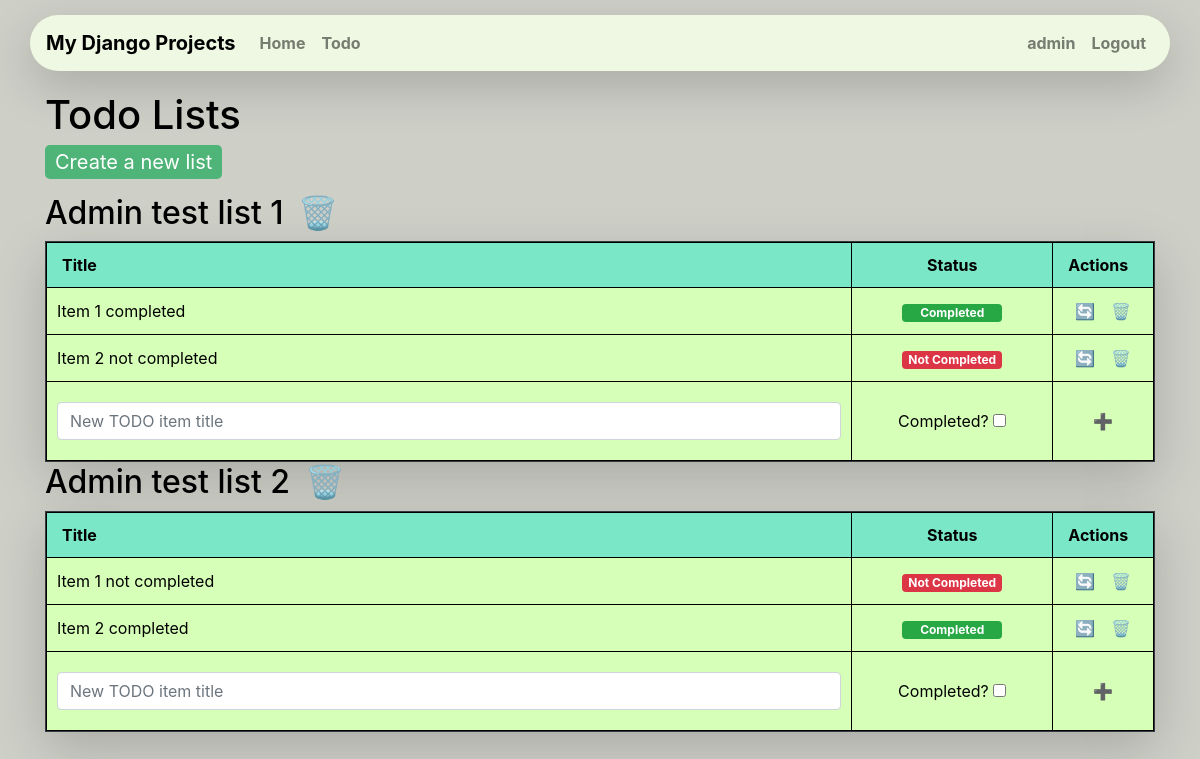
Screenshot of /todos/ (signed in) with the database file from the repository.
### myapp/models.py (models this page shows, shortened)
class TodoList(models.Model):
    user = models.ForeignKey(User, on_delete=models.CASCADE)
    title = models.CharField(max_length=200, verbose_name="List Name")
    created_at = models.DateTimeField(default=timezone.now)

class TodoItem(models.Model):
    todo_list = models.ForeignKey(TodoList, on_delete=models.CASCADE)
    title = models.CharField(max_length=200, verbose_name="Item Name")
    completed = models.BooleanField(default=False)
    created_at = models.DateTimeField(default=timezone.now)

### myapp/views.py (the view)
# urls.py: path("todos/", views.todos, name="todos"),
@login_required
def todos(request):
    user = request.user
    lists = TodoList.objects.filter(user=user)
    items = TodoItem.objects.filter(todo_list__in=lists)
    return render(request, "todos.html", {"todos": items, "lists": lists})

### myapp/templates/todos.html (shortened to what this page needs)
{% extends "base.html" %} {% block title %}Todos{% endblock title %}
{% block content %}
<p>
    <h1>Todo Lists</h1>
    <a class="create-link" href="{% url 'todo_create' %}">Create a new list</a>
</p>
{% for list in lists %}
<h2>
    {{ list.title }}
    <form action="{% url 'delete_todo_list' list.id %}" method="POST" style="display:inline;">
        <button type="submit" onclick="return confirm('Are You sure to remove the list?')">🗑️</button>
    </form>
</h2>
    <div class="table-responsive shadow-lg border border-dark">
        <table class="col-12">
            <thead>
                <tr>
                    <th class="col-8">Title</th>
                    <th class="col-2 text-center">Status</th>
                    <th class="col-1">Actions</th>
                </tr>
            </thead>
            <tbody>
                {% for todo in list.todoitem_set.all %}
                    <tr>
                        <td>{{ todo.title }}</td>
                        <td class="text-center">
                            {% if todo.completed %}
                                <span class="badge badge-success">Completed</span>
                            {% else %}
                                <span class="badge badge-danger">Not Completed</span>
                            {% endif %}
                        </td>
                        <td class="text-center">
                            <form action="{% url 'change_todo_item_status' todo.id %}" method="POST" style="display:inline;">
                                <button type="submit" onclick="return confirm('Are You sure to change the components status?')">🔄️</button>
                            </form>
                            <form action="{% url 'delete_todo_item' todo.id %}" method="POST" style="display:inline;">
                                <button type="submit" onclick="return confirm('Are You sure to remove the component?')">🗑️</button>
                            </form>
                        </td>
                    </tr>
                {% endfor %}
                <form action="{% url "add_todo_item" list.id %}" method="POST">
                    <tr>
                        <td>
                            <input type="text" class="form-control" name="title" placeholder="New TODO item title">
                        </td>
                        <td class="text-center">
                            Completed? <input type="checkbox" name="completed" value="true">
                        </td>
                        <td class="text-center">
                            <button type="submit" id="add-item">➕</button>
                        </td>
                    </tr>
                </form>
            </tbody>
        </table>
    </div>
{% endfor %}
{% endblock content %}

### myapp/templates/base.html (shortened to what this page needs)
{% load static %}
<!DOCTYPE html>
<html lang="en">
  <head>
    <link rel="stylesheet" href="https://stackpath.bootstrapcdn.com/bootstrap/4.3.1/css/bootstrap.min.css"  rel="stylesheet" />
    <link rel="stylesheet" href="{% static "styles/main.css" %}" rel="stylesheet">
  </head>
  <body class="bg-custom">
    <nav class="navbar navbar-expand-lg navbar-light navbar-custom container shadow-lg">
      <a class="navbar-brand font-weight-bold" href="{% url "home" %}">My Django Projects</a>
      <div class="collapse navbar-collapse justify-content-start" id="navbarNav">
        <ul class="navbar-nav">
          <li class="nav-item">
            <a class="nav-link font-weight-bold" href="{% url "home" %}">Home</a>
          </li>
          {% if user.is_authenticated %}
          <li class="nav-item">
            <a class="nav-link font-weight-bold" href="{% url 'todos' %}">Todo</a>
          </li>
          {% endif %}
        </ul>
      </div>
      <div class="collapse navbar-collapse justify-content-end" id="navbarNav">
        <ul class="navbar-nav">
          {% if user.is_authenticated %}
          <li class="nav-item">
            <a class="nav-link font-weight-bold" href="{% url 'dashboard' %}">{{user.username}}</a>
          </li>
          <li class="nav-item">
            <a class="nav-link font-weight-bold" href="{% url 'logout' %}">Logout</a>
          </li>
          {% endif %}
        </ul>
      </div>
    </nav>
    <div class="container">{% block content %} {% endblock %}</div>
  </body>
</html>

### myapp/static/styles/main.css (style rules this page uses)
.create-link { font-size: 20px; color: #fff; background-color: #E54B4B; padding: 5px 10px; border-radius: 5px; }
table { width: 75%; border-collapse: collapse; }
table, th, td { border: 1px solid black; }
th, td { padding: 10px; text-align: left; background-color: #D6FFB7; }
th { background-color: #7AE7C7; }
span { width: 100px; padding: 5px; border-radius: 5px; }
.create-link { font-size: 20px; color: #fff; background-color: #4FB477; padding: 5px 10px; border-radius: 5px; }
.bg-custom { background-color: #CECFC7; color: #000000; padding: 15px; }
.navbar-custom { background-color: #EFF8E2; border-radius: 30px; margin-bottom: 20px; }
.navbar-custom .navbar-brand, .navbar-custom .nav-link { color: #000000; }
input[type=text] { margin-top: 10px; margin-bottom: 10px; }

### myapp/templates/todos.html (style rules this page uses)
button { background: transparent; border: none; }

### rows the page displays
TodoList: title "Admin test list 1"
TodoItem: title "Item 1 completed", completed "Completed"
TodoItem: title "Item 2 not completed", completed "Not Completed"
TodoList: title "Admin test list 2"
TodoItem: title "Item 1 not completed", completed "Not Completed"
TodoItem: title "Item 2 completed", completed "Completed"

### other values shown
{{ user.username }} "admin"
